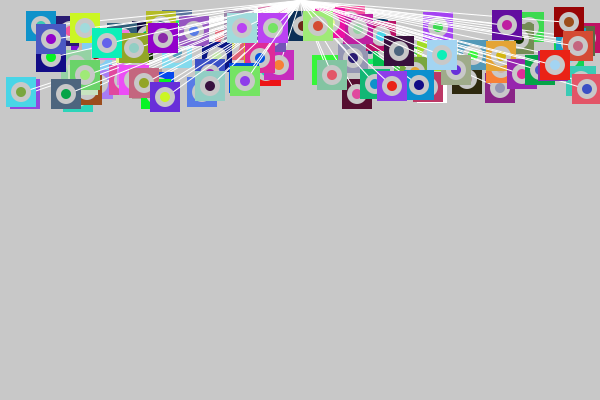
Frame 1 (no input)
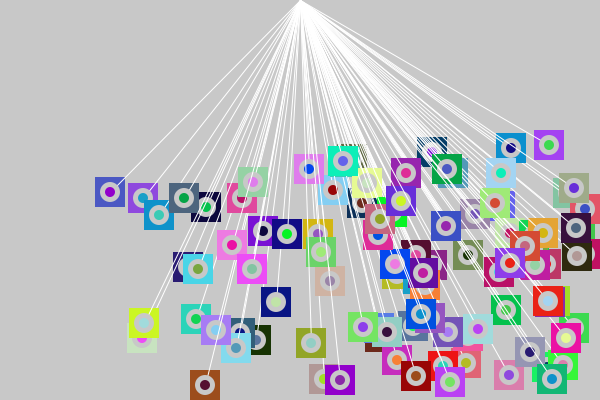
Frame 60 (the mouse pressed at the canvas centre just before this capture)
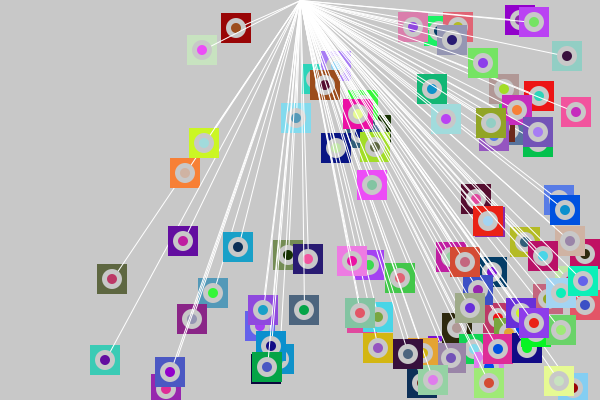
Frame 120 (the mouse held since frame 60 and released just before this capture)

The Processing sketch that drew these frames (run headless with seeded random() and noise(); from frame 60 on, the mouse is pressed at the canvas centre):

// Processing sketch: processing_140362
// ── processing_140362.pde

// Copyright 2014 Jacklynn Pham
// HW #9

// Press SPACE to relaunch
// Press any other key to exit

// bouncing code tweaked from @Jennifer Presto

final int MAX = 100;


int [] xVals = new int [MAX];
int [] yVals = new int [MAX];
int [] topVals = new int [MAX];

//float [] diam;
color [] colorVals = new color[MAX];


int [] xPos = new int [MAX];
int [] yPos = new int [MAX];

//the ball
float diam; 

void setup()
{
  size(600, 400); 
  noStroke();
  smooth();
  rectMode(CENTER);

  initColorArray( colorVals );

  diam = 20; // diameter of the ball

  for (int i = 0; i < MAX; i++) {
    //for ( int i = 0; i < anyIntArray.length; i++)
    {
      //anyIntArray[ i ] = int( random( minVal, maxVal) );
      xVals[i] = int(random(diam , width-10));
      yVals[i] = int(random(diam, 100));
      xPos[i] = int (random(1, 5));
      yPos[i] = int (random(2, 10));
      
    }
  }
}

void initColorArray (color [] colorVals)
{
  for (int i = 0; i < colorVals.length; i++)
    colorVals [i] = color( random( 255 ), random( 255 ), random( 255 ) );
}

void initTopVal (int [] topVals)
{
  for (int i = 0; i < topVals.length; i++)
   topVals[i] = int (random (diam, width-10));
}

void draw()
{
  ball();
}


void ball()
{
  background(200);
  for (int i = 0; i < MAX; i++)
  {
    noStroke();
    rect(xVals[i], yVals[i], diam*1.5, diam*1.5);
      fill(200);
      stroke(255);
    line(xVals[i], yVals[i], width/2, 0);
    noStroke();
    ellipse(xVals[i], yVals[i], diam, diam);
      fill(colorVals[i]);
    ellipse(xVals[i], yVals[i], diam/2, diam/2);
      
    if (xVals[i] > width - diam || xVals[i] < diam) {
      xPos[i] = -xPos[i];
    }

    if (yVals[i] > height - diam || yVals[i] < diam) {
      yPos[i] = -yPos[i];
    }
    xVals[i] += xPos[i];
    yVals[i] += yPos[i];

    //    //collision check
    //    if ( dist (xVals[i], yVals[i], =) <= diam/2+diam/2)
    //    xPos[i] = -xPos[i];
    //    yPos[i] = -xPos[i];
  }
}

void keyPressed() {
  if (key == ' ') {
    setup();
  }
  else {
    exit();
  }
}
